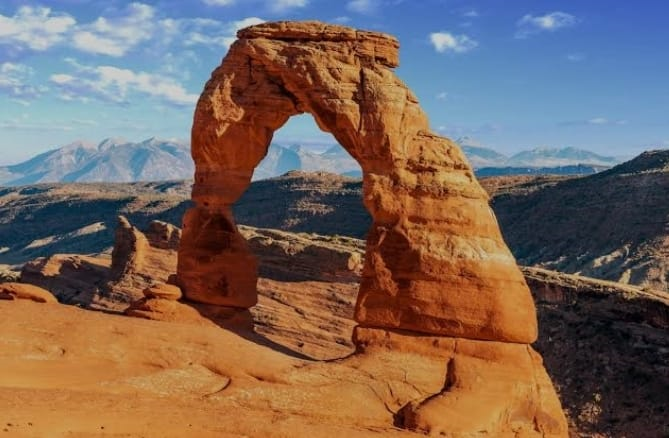
#> input picture WhatsApp Image 2023-04-26 at 11.38.08.png, 669 x 438 px, found by its file name
$ jupyter execute 'SVD on image of Arches National Park.ipynb'
#> lines starting #> are read from the running program, lines starting #| are printed output that depends on the picture; long printed decimals are rounded
[cell 1]
#import module
#imports PIL module
from PIL import Image

#open method used to different estimation image file
im=Image.open(r"C:\Users\AnshuL PanwaR\OneDrive\Pictures\WhatsApp Image 2023-04-26 at 11.38.08.png")
#> im is the input picture: PIL image 669x438 RGBA; mean R, G, B, A 122, 101.8, 92.4, 255

#this method will show image in any image viewer
im.show

[cell 2]
import requests
import cv2
import numpy as np
import matplotlib.pyplot as plt

img =cv2.imread(r"C:\Users\AnshuL PanwaR\OneDrive\Pictures\WhatsApp Image 2023-04-26 at 11.38.08.png")
plt.figure(figsize=(10,10))
plt.axis("off")
plt.imshow(cv2.cvtColor(img,cv2.COLOR_BGR2RGB))
plt.title("original RGB image")

[cell 3]
gray_image=cv2.cvtColor(img, cv2.COLOR_BGR2GRAY)
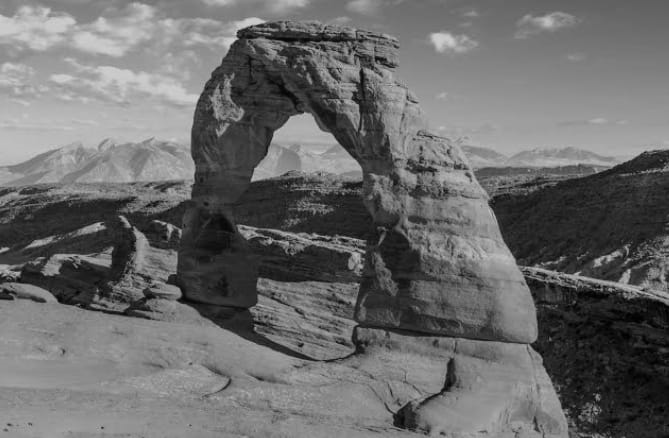
#> gray_image: shape (438, 669); min 0, max 214, mean 106.8
plt.figure(figsize=(10,10))
plt.axis("off")
plt.imshow(gray_image, cmap='gray')
plt.title('Gray Image')

[cell 4]
# Calculating the SVD
u, s, v= np.linalg.svd(gray_image, full_matrices=False)
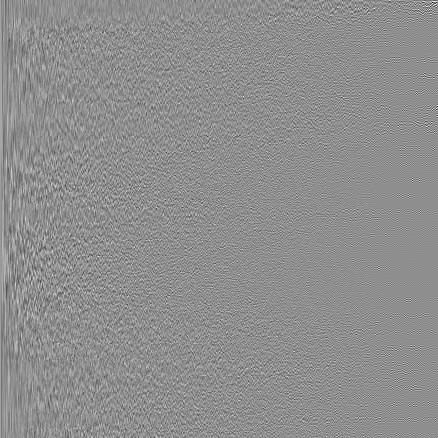
#> u: shape (438, 438) float64; min -0.392, max 0.309, mean 0.000128; drawn with min black and max white
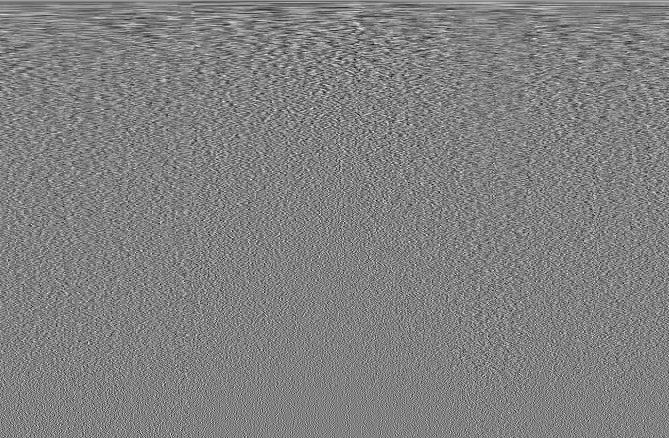
#> v: shape (438, 669) float64; min -0.196, max 0.191, mean 8.16e-05; drawn with min black and max white
#> s = 438 values, max 60788 at index 0, min 2.5 at index 437, mean 497.7

#inspect shapes of the matrices
print(f'u.shape:{u.shape},s.shape:{s.shape},v.shape:{v.shape}')
#| u.shape:(438, 438),s.shape:(438,),v.shape:(438, 669)

[cell 5]
# import module
import seaborn as sns

var_explained = np.round(s*2/np.sum(s*2),decimals=6)
#> var_explained = 438 values, max 0.279 at index 0, min 1.1e-05 at index 437, mean 0.00228

# Variance explained top singular vectors
print(f'variance Explained by 25 singular values:\n{var_explained[0:20]}')
#| variance Explained by 25 singular values:
#| [0.2789 0.04825 0.03211 0.0258 0.01951 0.01895 0.01619  0.01475
#|  0.01396 0.01246 0.01133 0.0111 0.01039 0.00999  0.009615 0.009416
#|  0.008751 0.008347 0.00791  0.007539]

sns.barplot(x=list(range(1,21)),
           y=var_explained[0:20],color="green")

plt.title('Variance Explained Graph')
plt.xlabel('Singular Vector', fontsize=16)
plt.ylabel('Variane Explained', fontsize=16)
plt.tight_layout()
plt.show()
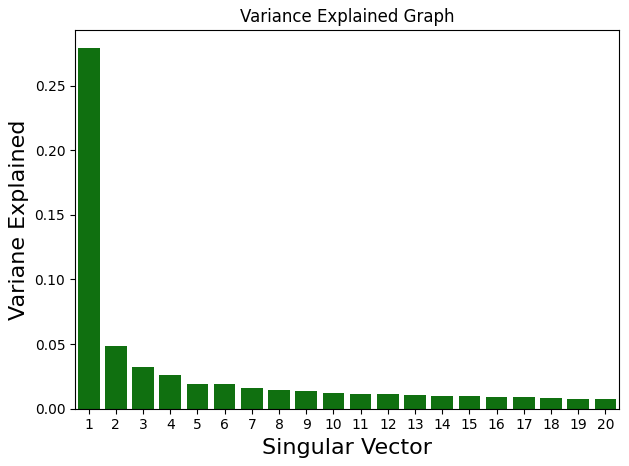
#> figure drawn by matplotlib, 1 panel; tallest bar 0.279 high, from x = -0.4 to 0.4

[cell 6]
# Plot immages with different number of components
comps = [438,300,200,150,100,80,60,50,12,10,5]
plt.figure(figsize=(20,20))

for i in range(len(comps)):
    low_rank=u[:,:comps[i]] @ np.diag(s[:comps[i]]) @ v[:comps[i],:]

    if(i==0):
        plt.subplot(4,3, i+1),
        plt.imshow(low_rank, cmap='gray'),
        plt.title(f'Actual Image with n_components = {comps[i]}')
    else:
        plt.subplot(4,3, i+1),
        plt.imshow(low_rank, cmap='gray'),
        plt.title(f'number of components = {comps[i]}')
#> this loop made 11 passes
#> pass 1, `low_rank=u[:,:comps[i]] @ np.diag(s[:comps[i]]) @ v[:comps[i],:]`:
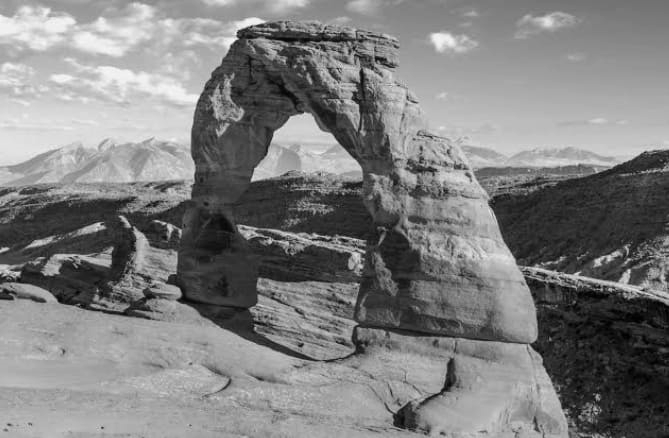
#> low_rank: shape (438, 669) float64; min -6.69e-13, max 214, mean 106.8; drawn with min black and max white
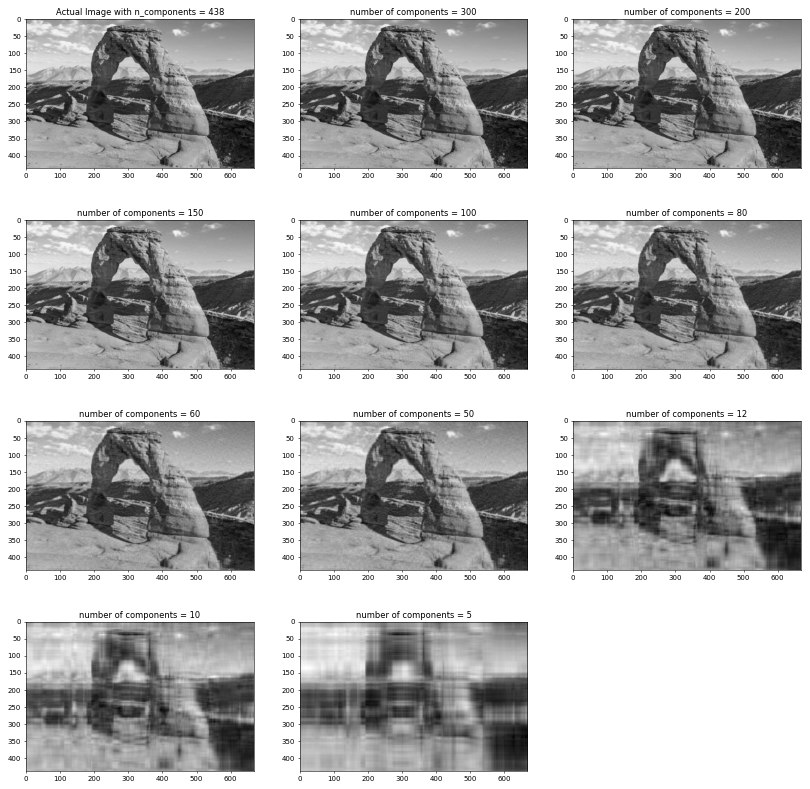
#> figure drawn by matplotlib, 11 panels
